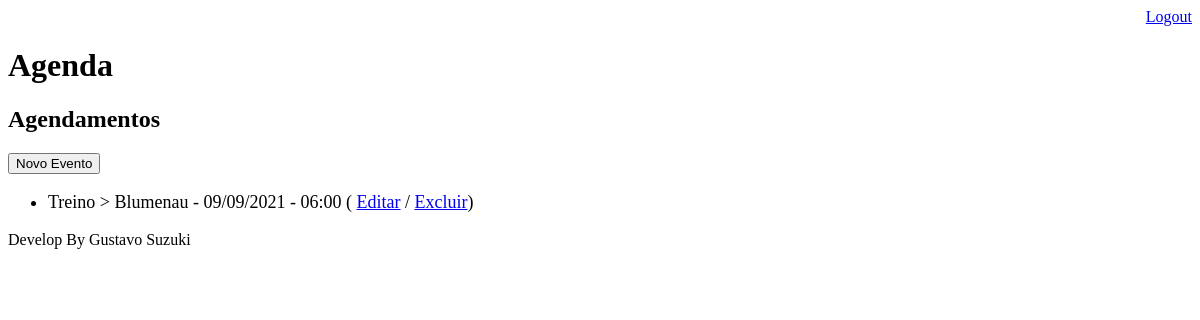
Before: /agenda/ (signed in) with the older database file.
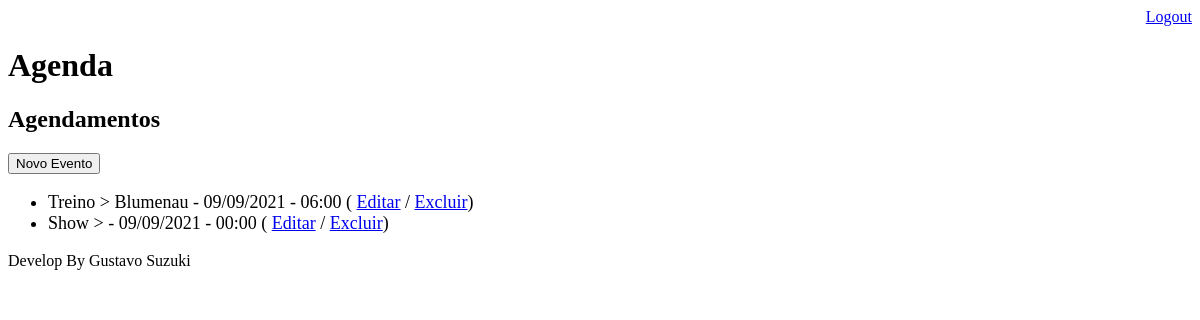
After: the same page with the newer database file.
### core/models.py (models this page shows, shortened)
class Evento(models.Model):
    titulo = models.CharField(max_length=100)
    descricao = models.TextField(blank=True, null=True)
    local = models.TextField(max_length=100)
    data_evento = models.DateTimeField(verbose_name="DATA DO EVENTO")
    data_criacao = models.DateTimeField(auto_now=True)
    usuario = models.ForeignKey(User, on_delete=models.CASCADE)
    class Meta:
        db_table = 'evento'
    def get_data_evento(self):
        return self.data_evento.strftime('%d/%m/%Y - %H:%M')
    def get_evento_atrasado(self):
        if self.data_evento < datetime.now():
            return True
        else:
            return False

### core/views.py (the view)
# urls.py: path('agenda/', views.lista_eventos),
@csrf_exempt
@login_required(login_url='/login/')
def lista_eventos(request):
    usuario = request.user
    data_atual = datetime.now() - timedelta(hours=1)
    evento = Evento.objects.filter(usuario=usuario,
                                   data_evento__gt=data_atual)
    dados = {'eventos': evento}
    return render(request, 'agenda.html', dados)

### templates/agenda.html (shortened to what this page needs)
{% extends "model-page.html" %}
{% block content %}
    <h2>Agendamentos</h2>
    <a href="evento/">
        <button type="button">Novo Evento</button>
    </a>
    <ul style="font-size: 18px">
        {% for evento in eventos %}
            <li>
                <div style=>
                    {{ evento.titulo }} > {{ evento.local }} - {{ evento.get_data_evento }}
                    ( <a href="evento/?id={{ evento.id }}">Editar</a>
                    / <a href="evento/delete/{{ evento.id }}/">Excluir</a>)
                </div>
            </li>
        {% endfor %}
    </ul>
{% endblock %}

Changed rows visible on the page:
added Evento: titulo "Show", get_data_evento "09/09/2021 - 00:00"
